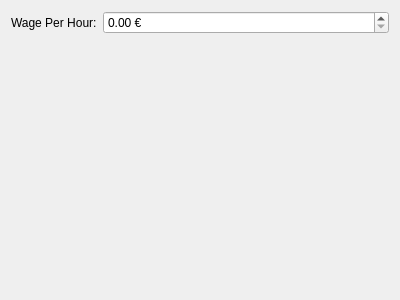
<?xml version="1.0" encoding="UTF-8"?>
<ui version="4.0">
 <class>FinancialSettingsWidget</class>
 <widget class="QWidget" name="FinancialSettingsWidget">
  <property name="geometry">
   <rect>
    <x>0</x>
    <y>0</y>
    <width>400</width>
    <height>300</height>
   </rect>
  </property>
  <property name="windowTitle">
   <string>Form</string>
  </property>
  <layout class="QVBoxLayout" name="verticalLayout">
   <item>
    <layout class="QFormLayout" name="formLayout">
     <item row="0" column="0">
      <widget class="QLabel" name="wagePerHourLabel">
       <property name="text">
        <string>Wage Per Hour:</string>
       </property>
      </widget>
     </item>
     <item row="0" column="1">
      <widget class="QDoubleSpinBox" name="sbWage">
       <property name="suffix">
        <string> €</string>
       </property>
       <property name="maximum">
        <double>99999.990000000005239</double>
       </property>
      </widget>
     </item>
    </layout>
   </item>
  </layout>
 </widget>
 <resources/>
 <connections/>
</ui>
